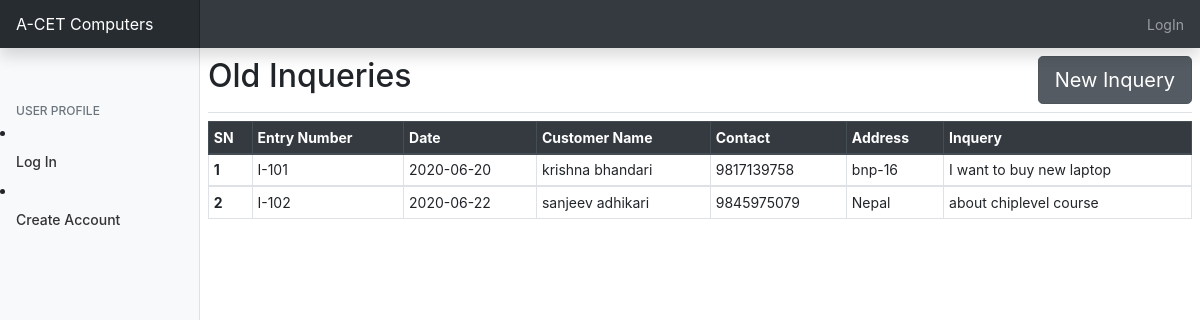
The page /inquery/inquery/ on the database its author committed.
### inquery/models.py (models this page shows, shortened)
class Inquery(models.Model):
	sources=(
		('facebook','Facebook'),('google','Google'),('friend','Friend'),('youtube','Youtube'),('marketing','Marketing/Ads')
		)
	entry_number=models.CharField(max_length=20,blank=True)
	entry_date=models.CharField(max_length=20,blank=True)
	customer_name=models.CharField(max_length=50)
	contact=models.CharField(max_length=20,blank=True)
	address=models.CharField(max_length=50,blank=True)
	inquery_detail=models.CharField(max_length=1000)
	source=models.CharField(max_length=50,choices=sources,blank=True)
	remarks=models.CharField(max_length=50,blank=True)

### inquery/views.py (the view)
# urls.py: path('inquery/', views.show_inquery,name='inquery'),
def show_inquery(request):
	inqueries=Inquery.objects
	return render(request, 'inquery/show_inquery.html',{'entrybook':inqueries,'title':'Old Inqueries'})

### inquery/templates/inquery/show_inquery.html
 {%extends 'entrybook/base.html'%}
{%block content%}
  <main role="main" class="col-md-9 ml-sm-auto col-lg-10 px-md-2">
    <div class="d-flex justify-content-between flex-wrap flex-md-nowrap align-items-center pt-2 pb-2 mb-2 border-bottom">
      <h1 class="h2">{{title}}</h1>
      <a href="{%url 'submit_inquery'%}" class="btn btn-secondary btn-lg active" role="button" aria-pressed="true">New Inquery</a>
    </div>
    <div class="table-responsive">
      <table class="table table-bordered table-sm">
        <thead class="thead-dark">
          <tr>
            <th scope="col">SN</th><th scope="col">Entry Number</th><th scope="col">Date</th>
            <th scope="col">Customer Name</th><th scope="col">Contact</th><th scope="col">Address</th>
            <th scope="col">Inquery</th>
          </tr>
        </thead>
        {%for entry in entrybook.all%}
        <tbody>
          <tr>
            <th>{{forloop.counter}}</th>
            <td>{{entry.entry_number}}</td>
            <td>{{entry.entry_date}}</td>
            <td>{{entry.customer_name}}</td>
            <td>{{entry.contact}}</td>
            <td>{{entry.address}}</td>
            <td>{{entry.inquery_detail}}</td>
          </tr>
        </tbody>
        {%endfor%}
      </table>
    </div>
  </main>
{%endblock%}

### acet/static/dashboard.css (style rules this page uses)
body { font-size: .875rem; }

### rows shown on the page
Inquery: entry_number "I-101", entry_date "2020-06-20", customer_name "krishna bhandari", contact "9817139758", address "bnp-16", inquery_detail "I want to buy new laptop"
Inquery: entry_number "I-102", entry_date "2020-06-22", customer_name "sanjeev adhikari", contact "9845975079", address "Nepal", inquery_detail "about chiplevel course"

### other values the page prints
{{ title }} "Old Inqueries"
